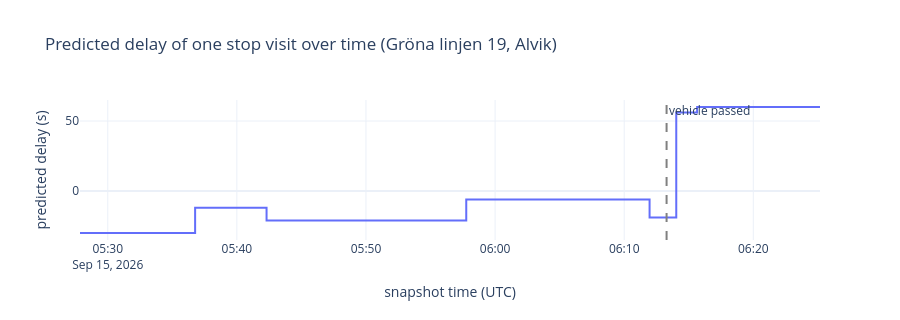

Notebook cell for this chart:
### Code cell
import plotly.express as px

fig = px.line(reports, x="snapshot_utc", y="arr_delay", line_shape="hv", height=320,
              labels={"snapshot_utc": "snapshot time (UTC)", "arr_delay": "predicted delay (s)"},
              title=f"Predicted delay of one stop visit over time ({example.line_name} {example.line}, {example.station_name})")
fig.add_vline(x=reports.loc[reports["vehicle_passed"], "snapshot_utc"].min(), line_dash="dash", line_color="gray",
              annotation_text="vehicle passed")
fig.update_layout(template="plotly_white")
fig

### Figure 1 — Plotly figure (JSON) as saved in the notebook; plotly's stock layout.template omitted (floating-point values rounded to 4 significant figures; data arrays with more than 128 entries replaced by an {"elided": "..."} marker saying what was removed)
{"data": [{"hovertemplate": "snapshot time (UTC)=%{x}<br>predicted delay (s)=%{y}<extra></extra>", "legendgroup": "", "line": {"color": "#636efa", "dash": "solid", "shape": "hv"}, "marker": {"symbol": "circle"}, "mode": "lines", "name": "", "orientation": "v", "showlegend": false, "type": "scatter", "x": {"elided": "171 str values"}, "xaxis": "x", "y": {"elided": "171 int values"}, "yaxis": "y"}], "layout": {"annotations": [{"showarrow": false, "text": "vehicle passed", "x": "2026-09-15T06:13:17", "xanchor": "left", "xref": "x", "y": 1, "yanchor": "top", "yref": "y domain"}], "height": 320, "legend": {"tracegroupgap": 0}, "shapes": [{"line": {"color": "gray", "dash": "dash"}, "type": "line", "x0": "2026-09-15T06:13:17", "x1": "2026-09-15T06:13:17", "xref": "x", "y0": 0, "y1": 1, "yref": "y domain"}], "title": {"text": "Predicted delay of one stop visit over time (Gröna linjen 19, Alvik)"}, "xaxis": {"anchor": "y", "domain": [0.0, 1.0], "title": {"text": "snapshot time (UTC)"}}, "yaxis": {"anchor": "x", "domain": [0.0, 1.0], "title": {"text": "predicted delay (s)"}}}}
